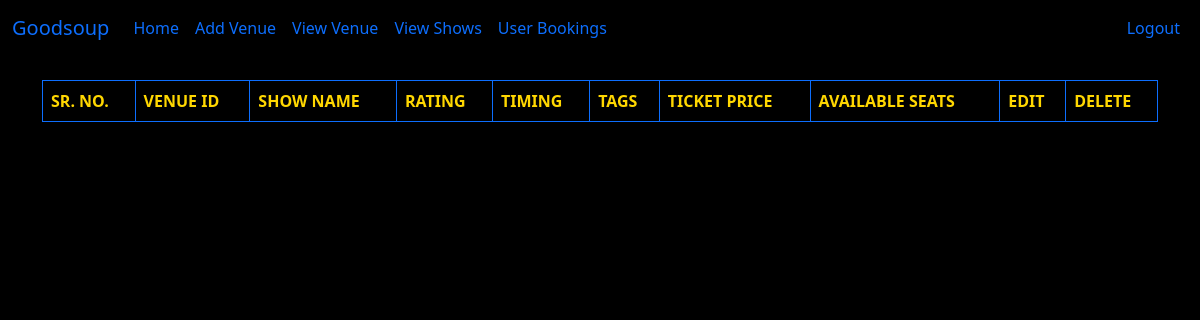
/viewshows/ (signed in), run on an earlier commit of the app's database.
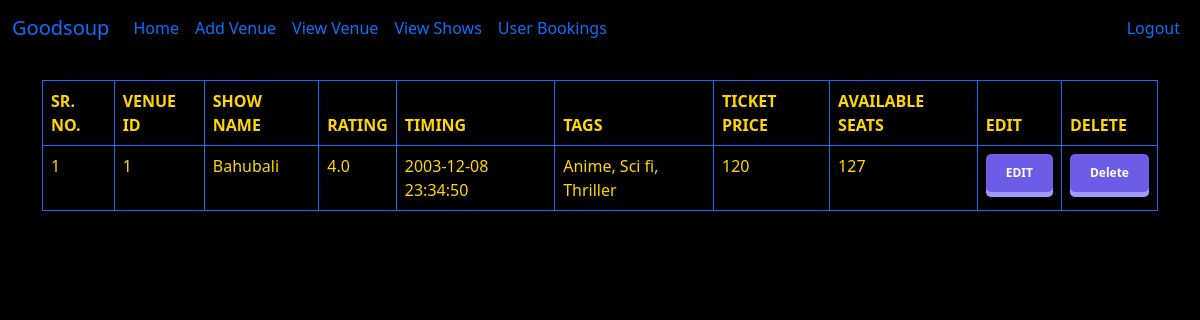
And on a later commit of the database.
### database.py (models this page shows)
class Show(db.Model):
    id = db.Column(db.Integer, primary_key=True)
    venue_id = db.Column(db.Integer, db.ForeignKey('venue.id'))
    name = db.Column(db.String(255), nullable=False)
    rating = db.Column(db.Float, nullable=False)
    rating = Column(Float,CheckConstraint('rating >= 0 AND rating <= 10'))
    tags = db.Column(db.String(255),nullable=False)
    show_timing = db.Column(db.DateTime,nullable=False)
    ticket_price = db.Column(db.Integer,nullable=False)
    available_seats=db.Column(db.Integer,nullable=False)
    date_added = db.Column(db.DateTime, default=datetime.utcnow(),nullable=False)

### admin.py (the view)
@app.route('/viewshows/',methods=['GET','POST'])
@login_required
def viewshows():
    shows = Show.query.order_by(Show.date_added)
    return render_template('viewShows.html',shows=shows)

### main.py (called while the page is built)
@adminlogin_manager.user_loader
def load_user(admin_id):
    return Admin.query.filter_by(id=int(admin_id)).first()

### user.py (called while the page is built)
@app.context_processor
def user_navbar():
    form = SearchForm()
    return dict(form=form)

### templates/viewShows.html (shortened to what this page needs)
{% extends 'baseadmin.html' %}
{% block content %}
<body style="background: black">
  <table class="table table-bordered border-primary">
    <thead>
      <tr style="color: silver; text-transform: uppercase;">
        <th scope="col" style="color: gold;font-weight: bold;">SR. NO.</th>
        <th scope="col" style="color: gold;">venue id</th>
        <th scope="col" style="color: gold;">Show Name</th>
        <th scope="col" style="color: gold;">rating</th>
        <th scope="col" style="color: gold;">timing</th>
        <th scope="col" style="color: gold;">tags</th>
        <th scope="col" style="color: gold;">ticket price</th>
        <th scope="col" style="color: gold;">available seats</th>
        <th scope="col" style="color: gold;">Edit</th>
        <th scope="col" style="color: gold;">Delete</th>
      </tr>
    </thead>
    <tbody>
      {% for show in shows %}
      <tr style="color: gold;">
        <td >{{ show.id }}</td>
        <td>{{ show.venue_id }}</td>
        <td>{{ show.name }}</td>
        <td>{{ show.rating }}</td>
        <td>{{ show.show_timing }}</td>
        <td>{{ show.tags }}</td>
        <td>{{ show.ticket_price }}</td>
        <td>{{ show.available_seats }}</td>
        <td><a href="{{ url_for('updateshow',id=show.id) }}"><button>
    EDIT
</button></a></td>
        <td><a href="{{ url_for('deleteshow',id=show.id) }}"><button type="button">Delete</button></a></td>
      </tr>
      {% endfor %}
    </tbody>
  </table>
{% endblock %}

What changed in the data, as far as the page shows it:
added Show: id "1", venue_id "1", name "Bahubali", rating "4.0", show_timing "2003-12-08 23:34:50", tags "Anime, Sci fi, Thriller", ticket_price "120", available_seats "127"
